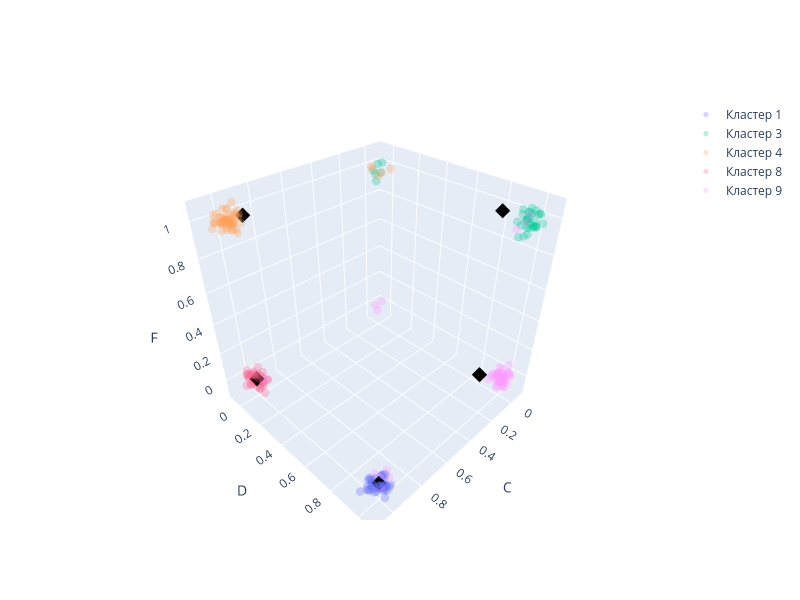

Notebook cell for this chart:
### Code cell
draw_clusters([1, 3, 4, 8, 9])
